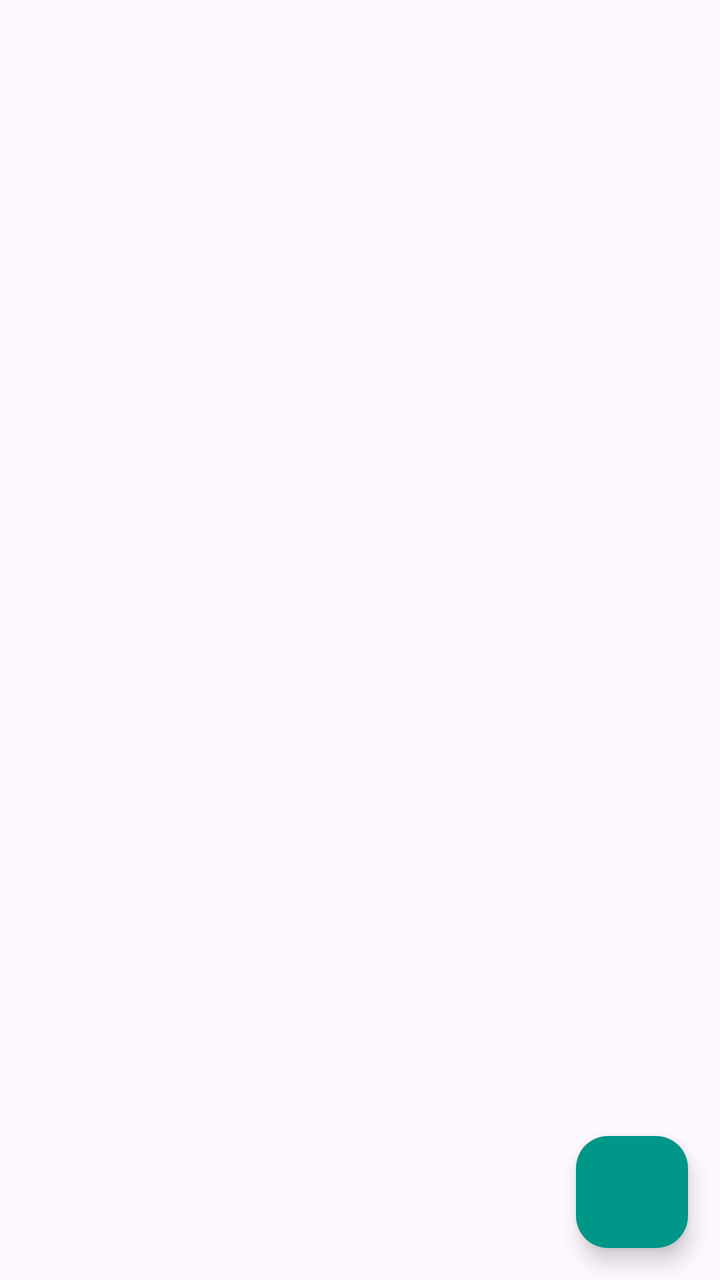
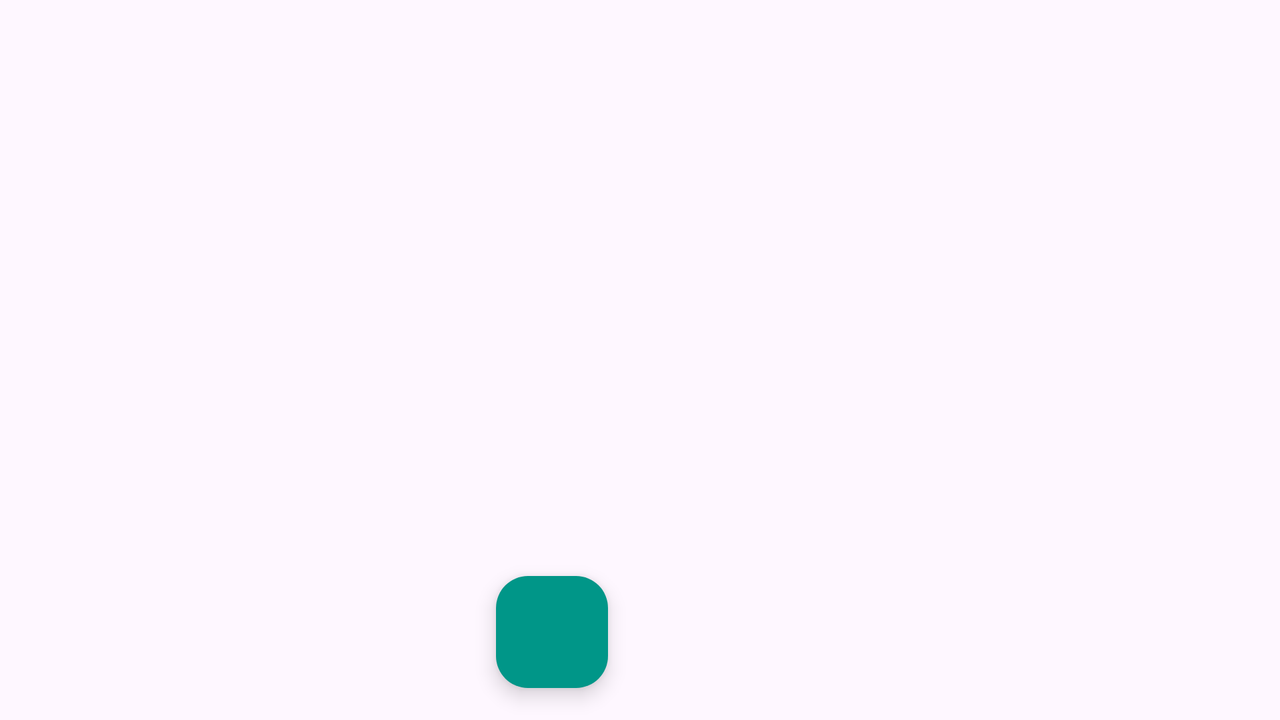

One screen, two layout resources from the same app: the default and the repository's alternative for another configuration. Each is rendered where Android would select it; the XML of both is given below.
<!-- AndroidManifest.xml: application theme Theme.PurchaseList -->
<!-- res/layout/activity_main.xml -->
<?xml version="1.0" encoding="utf-8"?>
<layout>

    <androidx.constraintlayout.widget.ConstraintLayout xmlns:android="http://schemas.android.com/apk/res/android"
        xmlns:app="http://schemas.android.com/apk/res-auto"
        xmlns:tools="http://schemas.android.com/tools"
        android:layout_width="match_parent"
        android:layout_height="match_parent"
        tools:context=".presentation.views.MainActivity">

        <androidx.recyclerview.widget.RecyclerView
            android:id="@+id/rv_shop_list"
            android:layout_width="0dp"
            android:layout_height="0dp"
            android:clipToPadding="false"
            android:paddingBottom="128dp"
            app:layoutManager="androidx.recyclerview.widget.LinearLayoutManager"
            app:layout_constraintBottom_toBottomOf="parent"
            app:layout_constraintEnd_toEndOf="parent"
            app:layout_constraintStart_toStartOf="parent"
            app:layout_constraintTop_toTopOf="parent"
            tools:listitem="@layout/item_shop_enabled" />

        <com.google.android.material.floatingactionbutton.FloatingActionButton
            android:id="@+id/button_add_shop_item"
            android:layout_width="wrap_content"
            android:layout_height="wrap_content"
            android:layout_marginEnd="16dp"
            android:layout_marginBottom="16dp"
            android:backgroundTint="@color/add_button"
            android:clickable="true"
            android:contentDescription="@string/add_new_shop_item"
            android:focusable="true"
            app:layout_constraintBottom_toBottomOf="parent"
            app:layout_constraintEnd_toEndOf="parent"
            app:srcCompat="@drawable/ic_add"
            app:tint="@color/white" />

    </androidx.constraintlayout.widget.ConstraintLayout>
</layout>
<!-- resources referenced by this layout -->
<resources>
  <color name="add_button">#009688</color>
  <color name="white">#FFFFFFFF</color>
  <string name="add_new_shop_item">Add new shop item</string>
  <style name="Theme.PurchaseList" parent="Base.Theme.PurchaseList" />
  <style name="Base.Theme.PurchaseList" parent="Theme.Material3.DayNight.NoActionBar">
          
          
      </style>
</resources>
<!-- res/layout-land/activity_main.xml (the repository's variant of the layout above) -->
<!-- drawn on the phone turned sideways -->
<?xml version="1.0" encoding="utf-8"?>
<layout>

    <androidx.constraintlayout.widget.ConstraintLayout xmlns:android="http://schemas.android.com/apk/res/android"
        xmlns:app="http://schemas.android.com/apk/res-auto"
        xmlns:tools="http://schemas.android.com/tools"
        android:layout_width="match_parent"
        android:layout_height="match_parent"
        tools:context=".presentation.views.MainActivity">

        <androidx.recyclerview.widget.RecyclerView
            android:id="@+id/rv_shop_list"
            android:layout_width="0dp"
            android:layout_height="0dp"
            android:clipToPadding="false"
            android:paddingBottom="128dp"
            app:layoutManager="androidx.recyclerview.widget.LinearLayoutManager"
            app:layout_constraintBottom_toBottomOf="parent"
            app:layout_constraintEnd_toEndOf="@id/guideline_middle"
            app:layout_constraintStart_toStartOf="parent"
            app:layout_constraintTop_toTopOf="parent"
            tools:listitem="@layout/item_shop_enabled" />

        <com.google.android.material.floatingactionbutton.FloatingActionButton
            android:id="@+id/button_add_shop_item"
            android:layout_width="wrap_content"
            android:layout_height="wrap_content"
            android:layout_marginEnd="16dp"
            android:layout_marginBottom="16dp"
            android:backgroundTint="@color/add_button"
            android:clickable="true"
            android:contentDescription="@string/add_new_shop_item"
            android:focusable="true"
            app:layout_constraintBottom_toBottomOf="parent"
            app:layout_constraintEnd_toEndOf="@id/guideline_middle"
            app:srcCompat="@drawable/ic_add"
            app:tint="@color/white" />

        <androidx.constraintlayout.widget.Guideline
            android:id="@+id/guideline_middle"
            android:layout_width="wrap_content"
            android:layout_height="wrap_content"
            android:orientation="vertical"
            app:layout_constraintGuide_percent="0.5" />

        <androidx.fragment.app.FragmentContainerView
            android:id="@+id/shop_item_container"
            android:layout_width="0dp"
            android:layout_height="match_parent"
            app:layout_constraintBottom_toBottomOf="parent"
            app:layout_constraintEnd_toEndOf="parent"
            app:layout_constraintStart_toStartOf="@id/guideline_middle"
            app:layout_constraintTop_toTopOf="parent" />

    </androidx.constraintlayout.widget.ConstraintLayout>
</layout>
